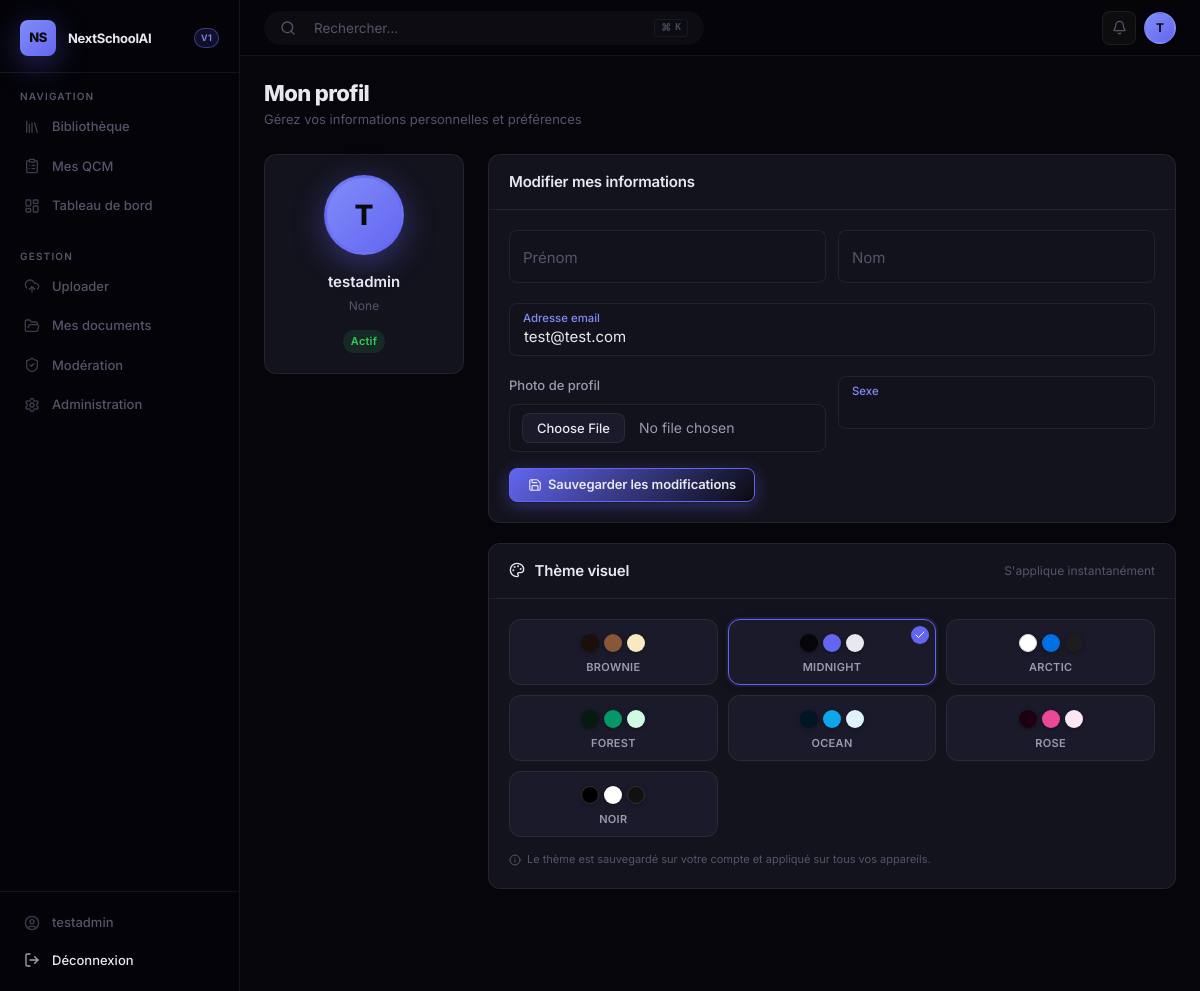
The app's page /comptes/profil/ (signed in), older data.
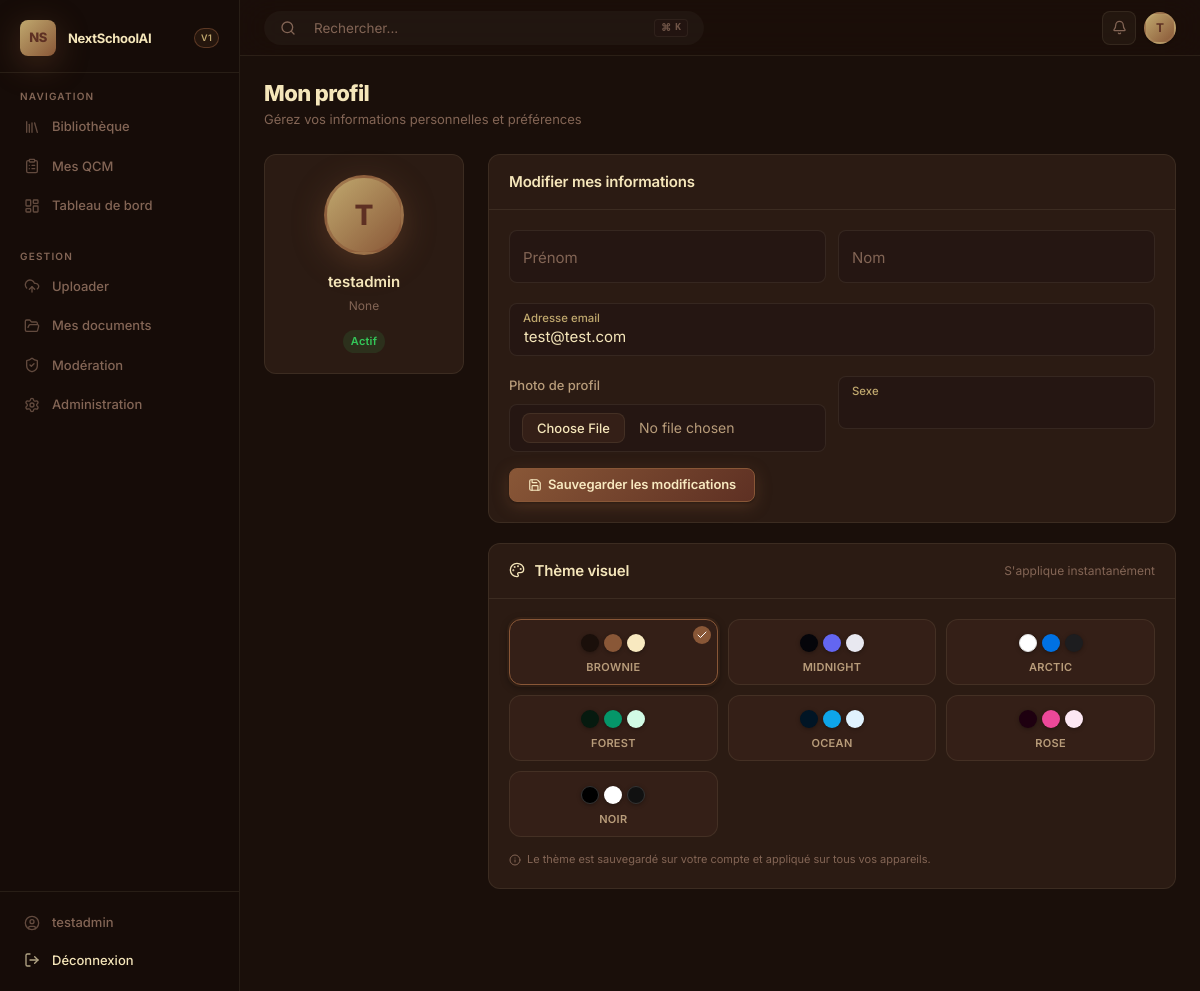
The same page, newer data.
### accounts/models.py (models this page shows, shortened)
class Utilisateur(AbstractUser):
    SEXE_CHOICES = [
        ('M', _('Masculin')),
        ('F', _('Féminin')),
        ('A', _('Autre')),
    ]
    THEME_CHOICES = [
        ('brownie',  'Brownie (chaud & sombre)'),
        ('midnight', 'Midnight (noir profond)'),
        ('arctic',   'Arctic (blanc épuré)'),
        ('forest',   'Forest (vert sombre)'),
        ('ocean',    'Ocean (bleu profond)'),
        ('rose',     'Rose (mauve chaud)'),
        ('noir',     'Noir (contraste élevé)'),
    ]
    avatar = models.ImageField(
        upload_to='avatars/',
        null=True,
        blank=True,
        verbose_name=_("Photo de profil")
    )
    sexe = models.CharField(
        max_length=1,
        choices=SEXE_CHOICES,
        blank=True,
        verbose_name=_("Sexe")
    )
    theme = models.CharField(
        max_length=20,
        choices=THEME_CHOICES,
        default='brownie',
        verbose_name=_("Thème visuel")
    )
    role = models.ForeignKey(
        Role,
        on_delete=models.SET_NULL,
        null=True,
        blank=True,
        related_name='utilisateurs',
        verbose_name=_("Rôle")
    )
    groups = models.ManyToManyField(
        'auth.Group',
        related_name='nextschool_utilisateurs',
        blank=True,
        verbose_name=_("Groupes"),
    )
    user_permissions = models.ManyToManyField(
        'auth.Permission',
        related_name='nextschool_utilisateurs',
        blank=True,
        verbose_name=_("Permissions utilisateur"),
    )
    objects = UtilisateurManager()
    class Meta:
        verbose_name        = _("Utilisateur")
        verbose_name_plural = _("Utilisateurs")
        ordering            = ['last_name', 'first_name']
    @property
    def est_enseignant(self):
        return self.role and self.role.code == 'enseignant'
    @property
    def est_admin(self):
        return self.is_superuser or (self.role and self.role.code == 'admin')

### accounts/views.py (the view)
# urls.py: path('profil/',              views.profil,           name='profil'),
@login_required
def profil(request):
    form = ProfilForm(request.POST or None, request.FILES or None, instance=request.user)
    if form.is_valid():
        form.save()
        messages.success(request, _("Votre profil a été mis à jour avec succès."))
        return redirect('accounts:profil')
    return render(request, 'accounts/profil.html', {'form': form, 'titre_page': "Mon profil"})

### accounts/forms.py (shortened to what this page needs)
class ProfilForm(forms.ModelForm):
    class Meta:
        model  = Utilisateur
        fields = ('first_name', 'last_name', 'email', 'avatar', 'sexe')
        widgets = {
            'first_name': forms.TextInput(attrs={'class': 'form-input'}),
            'last_name':  forms.TextInput(attrs={'class': 'form-input'}),
            'email':      forms.EmailInput(attrs={'class': 'form-input'}),
            'avatar':     forms.FileInput(attrs={'class': 'form-input', 'accept': 'image/*'}),
            'sexe':       forms.Select(attrs={'class': 'form-input'}),
        }

### templates/accounts/profil.html (shortened to what the changed rows need)
{% extends "base.html" %}
{% block content %}
<div class="page-header">
  <div class="page-header-left">
    <h1 class="page-title">Mon profil</h1>
    <p class="page-subtitle">Gérez vos informations personnelles et préférences</p>
  </div>
</div>
<div style="display:grid;grid-template-columns:200px 1fr;gap:24px;align-items:start;">
  <div class="card" style="text-align:center;">
    <div class="card-body">
      <div style="width:80px;height:80px;border-radius:50%;background:linear-gradient(135deg,var(--color-caramel),var(--color-coffee));display:flex;align-items:center;justify-content:center;font-size:28px;font-weight:800;color:var(--color-brownie);margin:0 auto 16px;overflow:hidden;border:3px solid var(--border-active);box-shadow:var(--shadow-accent);">
        {% if user.avatar %}
          <img src="{{ user.avatar.url }}" alt="Avatar" style="width:100%;height:100%;object-fit:cover;">
        {% else %}
          {{ user.first_name|first|default:user.username|first|upper }}
        {% endif %}
      </div>
      <div style="font-size:15px;font-weight:600;color:var(--text-1);">{{ user.get_full_name|default:user.username }}</div>
      <div style="font-size:12px;color:var(--text-3);margin-top:4px;">{{ user.role }}</div>
      <div style="margin-top:12px;">
        {% if user.is_active %}<span class="badge badge-green">Actif</span>
        {% else %}<span class="badge badge-red">Inactif</span>{% endif %}
      </div>
    </div>
  </div>
  <div style="display:flex;flex-direction:column;gap:20px;">
    <div class="card">
      <div class="card-header"><span class="card-title">Modifier mes informations</span></div>
      <div class="card-body">
        <form method="post" enctype="multipart/form-data">
          <div style="display:grid;grid-template-columns:1fr 1fr;gap:12px;">
            <div class="floating-group">
              <input type="text" name="first_name" id="id_first_name" class="form-input"
                     value="{{ form.first_name.value|default:'' }}" placeholder="Prénom">
              <label class="floating-label" for="id_first_name">Prénom</label>
            </div>
            <div class="floating-group">
              <input type="text" name="last_name" id="id_last_name" class="form-input"
                     value="{{ form.last_name.value|default:'' }}" placeholder="Nom">
              <label class="floating-label" for="id_last_name">Nom</label>
            </div>
          </div>
          <div class="floating-group">
            <input type="email" name="email" id="id_email" class="form-input"
                   value="{{ form.email.value|default:'' }}" placeholder="Email">
            <label class="floating-label" for="id_email">Adresse email</label>
          </div>
          <div style="display:grid;grid-template-columns:1fr 1fr;gap:12px;">
            <div class="form-group">
              <label class="form-label">Photo de profil</label>
              <input type="file" name="avatar" class="form-input" accept="image/*">
            </div>
            <div class="floating-group">
              <select name="sexe" id="id_sexe" class="form-input">
                <option value=""> </option>
                <option value="M" {% if form.sexe.value == 'M' %}selected{% endif %}>Masculin</option>
              </select>
              <label class="floating-label" for="id_sexe">Sexe</label>
            </div>
          </div>
          <button type="submit" class="btn btn-primary">
            <i data-lucide="save"></i> Sauvegarder les modifications
          </button>
        </form>
      </div>
    </div>
    <div class="card">
      <div class="card-header">
        <span class="card-title">
          <i data-lucide="palette" style="display:inline;width:16px;height:16px;vertical-align:-2px;margin-right:6px;"></i>
          Thème visuel
        </span>
        <span style="font-size:12px;color:var(--text-3);">S'applique instantanément</span>
      </div>
      <div class="card-body">
        <div class="theme-grid" id="theme-grid">
          <button class="theme-swatch {% if user.theme == 'brownie' or not user.theme %}active{% endif %}"
                  data-theme-id="brownie" aria-label="Thème Brownie" title="Brownie">
            <div class="theme-dots">
              <span style="background:#1a0f0a;"></span>
              <span style="background:#895737;"></span>
              <span style="background:#F8E9C0;"></span>
            </div>
            <div class="theme-name">Brownie</div>
            {% if user.theme == 'brownie' or not user.theme %}
            <div class="theme-check"><i data-lucide="check" style="width:12px;height:12px;"></i></div>
            {% endif %}
          </button>
          <button class="theme-swatch {% if user.theme == 'midnight' %}active{% endif %}"
                  data-theme-id="midnight" aria-label="Thème Midnight" title="Midnight">
            <div class="theme-dots">
              <span style="background:#05050a;"></span>
              <span style="background:#6366f1;"></span>
              <span style="background:#e8e8f0;"></span>
            </div>
            <div class="theme-name">Midnight</div>
            {% if user.theme == 'midnight' %}
            <div class="theme-check"><i data-lucide="check" style="width:12px;height:12px;"></i></div>
            {% endif %}
          </button>
          <button class="theme-swatch {% if user.theme == 'arctic' %}active{% endif %}"
                  data-theme-id="arctic" aria-label="Thème Arctic" title="Arctic">
            <div class="theme-dots">
              <span style="background:#ffffff;border:1px solid #e0e0e0;"></span>
              <span style="background:#0071e3;"></span>
              <span style="background:#1d1d1f;"></span>
            </div>
            <div class="theme-name">Arctic</div>
          </button>
          <button class="theme-swatch {% if user.theme == 'forest' %}active{% endif %}"
                  data-theme-id="forest" aria-label="Thème Forest" title="Forest">
            <div class="theme-dots">
              <span style="background:#061a0f;"></span>
              <span style="background:#059669;"></span>
              <span style="background:#d1fae5;"></span>
            </div>
            <div class="theme-name">Forest</div>
          </button>
          <button class="theme-swatch {% if user.theme == 'ocean' %}active{% endif %}"
                  data-theme-id="ocean" aria-label="Thème Ocean" title="Ocean">
            <div class="theme-dots">
              <span style="background:#011525;"></span>
              <span style="background:#0ea5e9;"></span>
              <span style="background:#e0f2fe;"></span>
            </div>
            <div class="theme-name">Ocean</div>
          </button>
          <button class="theme-swatch {% if user.theme == 'rose' %}active{% endif %}"
                  data-theme-id="rose" aria-label="Thème Rose" title="Rose">
            <div class="theme-dots">
              <span style="background:#1e0010;"></span>
              <span style="background:#ec4899;"></span>
              <span style="background:#fce7f3;"></span>
            </div>
            <div class="theme-name">Rose</div>
          </button>
          <button class="theme-swatch {% if user.theme == 'noir' %}active{% endif %}"
                  data-theme-id="noir" aria-label="Thème Noir" title="Noir">
            <div class="theme-dots">
              <span style="background:#000000; border:1px solid #333;"></span>
              <span style="background:#ffffff;"></span>
              <span style="background:#111111; border:1px solid #333;"></span>
            </div>
            <div class="theme-name">Noir</div>
          </button>
        </div>
        <p style="font-size:11px;color:var(--text-3);margin-top:14px;display:flex;align-items:center;gap:6px;">
          <i data-lucide="info" style="width:12px;height:12px;flex-shrink:0;"></i>
          Le thème est sauvegardé sur votre compte et appliqué sur tous vos appareils.
        </p>
      </div>
    </div>
  </div>
</div>
{% endblock %}

### templates/base.html (shortened to what this page needs)
<!DOCTYPE html>
<html lang="fr" data-theme="{% if user.is_authenticated %}{{ user.theme|default:'brownie' }}{% else %}brownie{% endif %}">
<head>
  {% load static %}
  <link rel="stylesheet" href="{% static 'css/nextschoolai.css' %}?v=1.1">
</head>
<body>
{% if user.is_authenticated %}
<div class="app-layout">
  <aside class="sidebar">
    <div class="sidebar-brand">
      <div class="brand-logo">NS</div>
      <span class="brand-name">NextSchoolAI</span>
      <span class="brand-badge">v1</span>
    </div>
    <div class="sidebar-section">
      <div class="sidebar-section-title">Navigation</div>
      <nav class="sidebar-nav">
        <a href="{% url 'documents:liste' %}" class="nav-item {% block nav_bibliotheque %}{% endblock %}">
          <i data-lucide="library"></i>
          Bibliothèque
        </a>
        <a href="{% url 'quiz:historique' %}" class="nav-item {% block nav_qcm %}{% endblock %}">
          <i data-lucide="clipboard-list"></i>
          Mes QCM
        </a>
        <a href="{% url 'accounts:tableau_de_bord' %}" class="nav-item {% block nav_dashboard %}{% endblock %}">
          <i data-lucide="layout-dashboard"></i>
          Tableau de bord
        </a>
      </nav>
    </div>
    {% if user.est_enseignant or user.est_admin %}
    <div class="sidebar-section">
      <div class="sidebar-section-title">Gestion</div>
      <nav class="sidebar-nav">
        <a href="{% url 'documents:upload' %}" class="nav-item {% block nav_upload %}{% endblock %}">
          <i data-lucide="upload-cloud"></i>
          Uploader
        </a>
        <a href="{% url 'documents:mes_documents' %}" class="nav-item {% block nav_mes_docs %}{% endblock %}">
          <i data-lucide="folder-open"></i>
          Mes documents
        </a>
        {% if user.est_admin %}
        <a href="{% url 'documents:moderation' %}" class="nav-item {% block nav_moderation %}{% endblock %}">
          <i data-lucide="shield-check"></i>
          Modération
        </a>
        <a href="/admin/" class="nav-item">
          <i data-lucide="settings"></i>
          Administration
        </a>
        {% endif %}
      </nav>
    </div>
    {% endif %}
    <div class="sidebar-footer">
      <a href="{% url 'accounts:profil' %}" class="nav-item">
        <i data-lucide="user-circle"></i>
        {{ user.get_full_name|default:user.username }}
      </a>
      <a href="{% url 'accounts:deconnexion' %}" class="nav-item" style="color: var(--danger);">
        <i data-lucide="log-out"></i>
        Déconnexion
      </a>
    </div>
  </aside>
  <div class="main-content">
    <header class="topbar">
      <button class="topbar-search" id="btn-open-search" style="border:none; cursor:pointer; background:rgba(255,255,255,0.03); outline:none; font-family:var(--font-sans); display:flex; align-items:center; width:300px; padding:8px 16px; border-radius:100px; transition:background 0.2s;">
        <i data-lucide="search" style="width:16px; height:16px; margin-right:10px; color:var(--text-3);"></i>
        <span style="color:var(--text-3); font-size:13.5px; flex:1; text-align:left;">Rechercher...</span>
        <div style="background:var(--bg-secondary); padding:2px 6px; border-radius:4px; font-size:10px; color:var(--text-3); font-family:var(--font-mono); font-weight:600; border:1px solid var(--border); display:flex; gap:4px; opacity:0.8;">
          <span>⌘</span><span>K</span>
        </div>
      </button>
      <div class="topbar-actions">
        <button class="topbar-btn" title="Notifications">
          <i data-lucide="bell"></i>
        </button>
        <a href="{% url 'accounts:profil' %}">
          <div class="avatar" title="{{ user.username }}">
            {% if user.avatar %}
              <img src="{{ user.avatar.url }}" alt="Avatar" style="width:100%;height:100%;object-fit:cover;border-radius:50%;">
            {% else %}
              {{ user.first_name|first|default:user.username|first|upper }}
            {% endif %}
          </div>
        </a>
      </div>
    </header>
    <main class="page-content">
      {% block content %}{% endblock %}
    </main>
  </div>
</div>
{% endif %}
</body>
</html>

Row changes from the older to the newer data that the page shows:
changed Utilisateur "testadmin": theme "midnight" → "brownie" (drawn)
